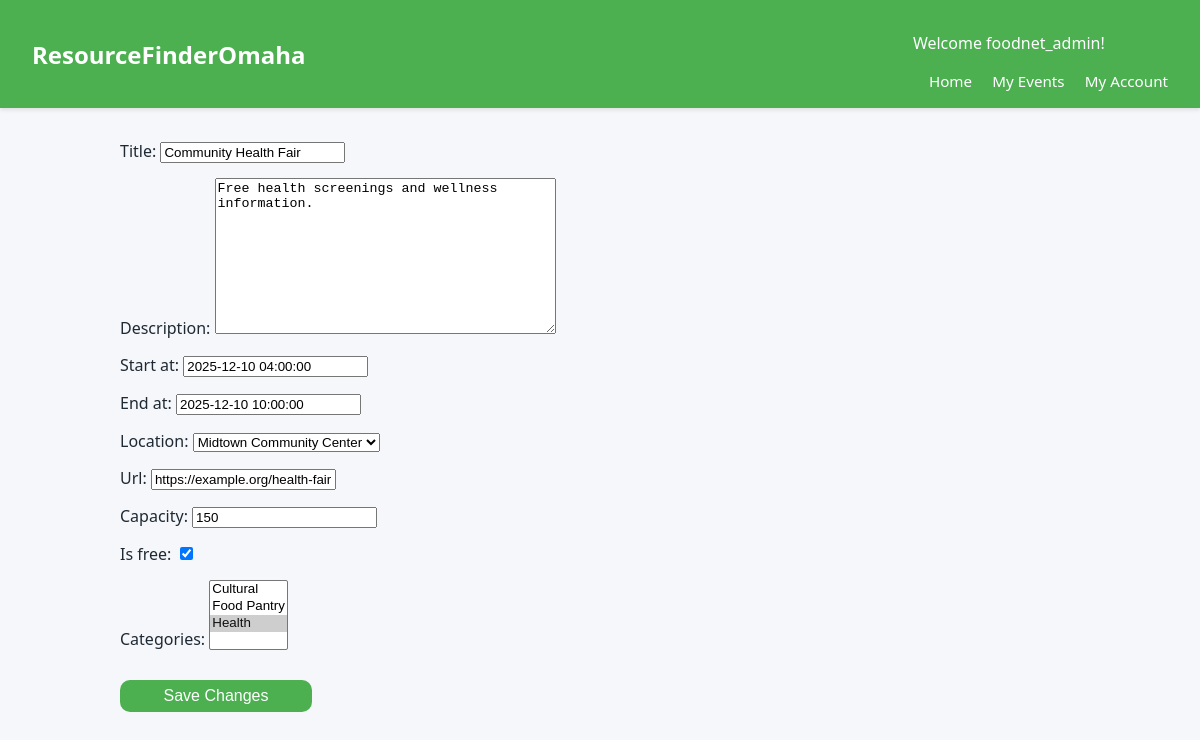
Page /viewevent/4/ (signed in) on the committed database.
### events/models.py (models this page shows, shortened)
class TimeStamped(models.Model):
    created_at = models.DateTimeField(auto_now_add=True)
    updated_at = models.DateTimeField(auto_now=True)
    class Meta:
        abstract = True

class Event(TimeStamped):
    org = models.ForeignKey(Organization, on_delete=models.CASCADE, related_name="events")
    title = models.CharField(max_length=200)
    description = models.TextField(blank=True)
    start_at = models.DateTimeField()
    end_at = models.DateTimeField(null=True, blank=True)
    location = models.ForeignKey(Location, on_delete=models.PROTECT, related_name="events")
    is_free = models.BooleanField(default=True)
    url = models.URLField(blank=True)
    capacity = models.PositiveIntegerField(null=True, blank=True)
    categories = models.ManyToManyField(Category, related_name="events", blank=True)
    is_published = models.BooleanField(default=True)
    class Meta:
        indexes = [
            models.Index(fields=["start_at"]),
            models.Index(fields=["is_published"]),
        ]
        ordering = ["start_at"]

### events/views.py (the view)
# urls.py: path('viewevent/<int:event_id>/', event_views.viewEvent, name='viewEvent'),
def viewEvent(request, event_id):
    event = Event.objects.get(pk=event_id)
    if request.method == 'POST':
        form = EventForm(request.POST, instance=event)
        if form.is_valid():
            form.save()
            return redirect('myevents')
    else:
        form = EventForm(instance=event)
    return render(request, 'viewEvent.html', {'form' : form})

### events/forms.py
class EventForm(forms.ModelForm):
    class Meta:
        model = Event
        exclude = ['is_published']

### events/models.py (called while the page is built)
    def __str__(self) -> str:
        return self.name

    def __str__(self) -> str:
        return self.name or f"{self.address1}, {self.city}"

### events/templates/viewEvent.html (shortened to what this page needs)
{% extends "base.html" %}
{% block content %}
<div>
    <span class="form-field">{{ form.title.label_tag }} {{ form.title }}</span>
    <span class="form-field">{{ form.description.label_tag }} {{ form.description }}</span>
    <span class="form-field">{{ form.start_at.label_tag }} {{ form.start_at }}</span>
    <span class="form-field">{{ form.end_at.label_tag }} {{ form.end_at }}</span>
    <span class="form-field">{{ form.location.label_tag }} {{ form.location }}</span>
    <span class="form-field">{{ form.url.label_tag }} {{ form.url }}</span>
    <span class="form-field">{{ form.capacity.label_tag }} {{ form.capacity }}</span>
    <span class="form-field">{{ form.is_free.label_tag }} {{ form.is_free }}</span>
    <span class="form-field">{{ form.categories.label_tag }} {{ form.categories }}</span>
</div>
<div>
    <button type="submit" class="register-button">Save Changes</button>
</div>
{% endblock %}

### events/templates/base.html (shortened to what this page needs)
<!doctype html>
<html lang="en">
<head>
</head>
<body>
  <header>
    <div class="logo">ResourceFinderOmaha</div>
    <nav>
      <p class="hello-name">Welcome {{ user.username }}!</p>
      <a href="{% url 'home' %}">Home</a>
      <a href="{% url 'myevents' %}">My Events</a>
      <a href="#">My Account</a>
    </nav>
  </header>
  <main>
    {% block content %}{% endblock %}
  </main>
</body>
</html>

### events/templates/base.html (style rules this page uses)
body { margin: 0; font-family: system-ui, -apple-system, BlinkMacSystemFont, "Segoe UI", sans-serif; background: #f5f7fa; color: #1f2933; }
header { background: #4CAF50; color: white; padding: 1rem 2rem; box-shadow: 0 2px 4px rgba(0,0,0,0.1); display: flex; align-items: center; justify-content: space-between; }
header .logo { font-size: 1.5rem; font-weight: 700; }
header nav a { color: white; text-decoration: none; margin-left: 1rem; font-size: 0.95rem; }
main { max-width: 960px; margin: 2rem auto; padding: 0 1rem 3rem; }
.register-button { padding: 7px; border-radius: 10px; margin-top: 15px; margin-bottom: 15px; border: none; color: white; cursor: pointer; background-color: #4CAF50; width: 20%; font-size: 16px; text-decoration: none; text-align: center; }
.form-field { display: block; margin-bottom: 15px; }

### rows in the picture
Event: title "Community Health Fair", description "Free health screenings and wellness information.", start_at "2025-12-10 04:00:00", end_at "2025-12-10 10:00:00", location "Midtown Community Center", url "https://example.org/health-fair", capacity "150", is_free "☑"

### other values in the picture
{{ user.username }} "foodnet_admin"
